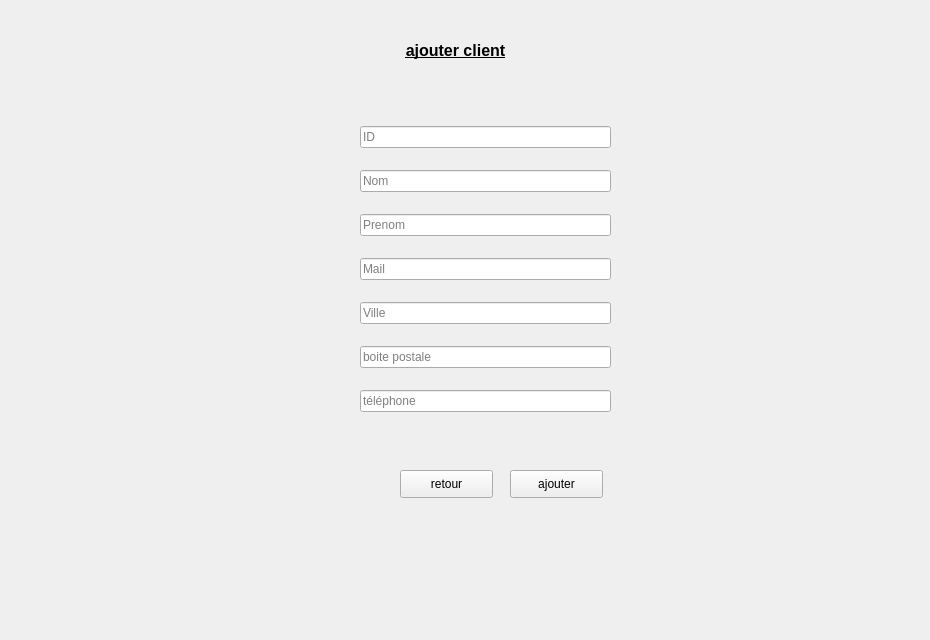
      <widget class="QWidget" name="widget">
       <attribute name="title">
        <string>Ajouter</string>
       </attribute>
       <widget class="QLabel" name="label_6">
        <property name="geometry">
         <rect>
          <x>-10</x>
          <y>-10</y>
          <width>921</width>
          <height>631</height>
         </rect>
        </property>
        <property name="text">
         <string/>
        </property>
        <property name="pixmap">
         <pixmap>../../Desktop/images qt/fond.jpg</pixmap>
        </property>
        <property name="scaledContents">
         <bool>true</bool>
        </property>
       </widget>
       <widget class="QPushButton" name="ajoutercl">
        <property name="geometry">
         <rect>
          <x>510</x>
          <y>470</y>
          <width>93</width>
          <height>28</height>
         </rect>
        </property>
        <property name="text">
         <string>ajouter</string>
        </property>
       </widget>
       <widget class="QPushButton" name="retour">
        <property name="geometry">
         <rect>
          <x>400</x>
          <y>470</y>
          <width>93</width>
          <height>28</height>
         </rect>
        </property>
        <property name="text">
         <string>retour</string>
        </property>
       </widget>
       <widget class="QLabel" name="label_18">
        <property name="geometry">
         <rect>
          <x>0</x>
          <y>30</y>
          <width>911</width>
          <height>41</height>
         </rect>
        </property>
        <property name="text">
         <string>&lt;html&gt;&lt;head/&gt;&lt;body&gt;&lt;p align=&quot;center&quot;&gt;&lt;span style=&quot; font-size:12pt; font-weight:600; text-decoration: underline;&quot;&gt;ajouter client&lt;/span&gt;&lt;/p&gt;&lt;/body&gt;&lt;/html&gt;</string>
        </property>
       </widget>
       <widget class="QWidget" name="layoutWidget">
        <property name="geometry">
         <rect>
          <x>360</x>
          <y>110</y>
          <width>251</width>
          <height>321</height>
         </rect>
        </property>
        <layout class="QVBoxLayout" name="verticalLayout_3">
         <item>
          <widget class="QLineEdit" name="ID">
           <property name="placeholderText">
            <string>ID</string>
           </property>
          </widget>
         </item>
         <item>
          <widget class="QLineEdit" name="NOM">
           <property name="placeholderText">
            <string>Nom</string>
           </property>
          </widget>
         </item>
         <item>
          <widget class="QLineEdit" name="PRENOM">
           <property name="placeholderText">
            <string>Prenom</string>
           </property>
          </widget>
         </item>
         <item>
          <widget class="QLineEdit" name="MAIL">
           <property name="placeholderText">
            <string>Mail</string>
           </property>
          </widget>
         </item>
         <item>
          <widget class="QLineEdit" name="VILLE">
           <property name="placeholderText">
            <string>Ville</string>
           </property>
          </widget>
         </item>
         <item>
          <widget class="QLineEdit" name="lineEdit_12">
           <property name="placeholderText">
            <string>boite postale</string>
           </property>
          </widget>
         </item>
         <item>
          <widget class="QLineEdit" name="lineEdit_13">
           <property name="placeholderText">
            <string>téléphone</string>
           </property>
          </widget>
         </item>
        </layout>
       </widget>
      </widget>
